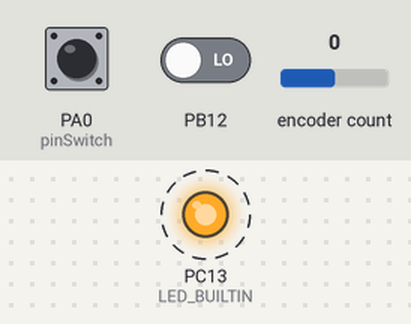
A program run on a simulated STM32 Blue Pill. Parts: output pins drawn as LEDs (lit = HIGH). Dashed ring = blinking. Inputs (shaded band) come from the test bench; at power-on: encoder count 0, PA0 (pinSwitch) LOW, PB12 LOW. What the program prints to the serial monitor is not drawn.

Above: at 1.0 s.
1.4 s: encoder count set to 1
4.4 s: PA0 (pinSwitch) pulled HIGH for 0.15 s
Timing chart, 0 to 13.4 s (numbered marks = the images above; inputs shaded):
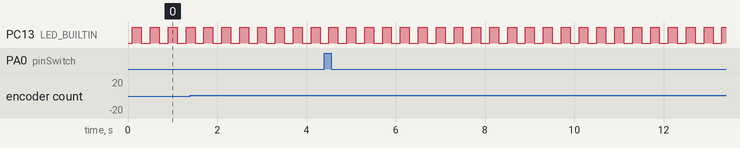

Measured:
- by itself, PC13 (LED_BUILTIN): alternates HIGH for 0.20 s and LOW for 0.20 s

The program:

main.cpp
```cpp
// (licence header left out)
// This example checks the state of the rotary encoder in the loop() function.
// The current position is printed on output when changed.

// Hardware setup:
// Attach a rotary encoder with output pins to PB12 and PB13.
// The common contact should be attached to ground.

#include <RotaryEncoder.h>

// Setup a RoraryEncoder for the following pins:
const int pinClk = PB12;
const int pinData = PB13;
const int pinSwitch = PA0;
RotaryEncoder encoder(pinData, pinClk);

void blink()
{
  encoder.tick(); // just call tick() to check the state.
}

void switchAction()
{
  Serial.printf("Switch: %s\r\n",digitalRead(pinSwitch)? "pressed": "released");
}

void setup()
{
  Serial.begin(115200);
  while(!Serial);
  delay(100);
  pinMode(LED_BUILTIN, OUTPUT);
  Serial.printf("Build %s\r\n", __TIMESTAMP__);

  attachInterrupt(digitalPinToInterrupt(pinClk), blink, CHANGE);
  attachInterrupt(digitalPinToInterrupt(pinData), blink, CHANGE);
  pinMode(pinSwitch, INPUT_PULLDOWN);
  attachInterrupt(digitalPinToInterrupt(pinSwitch), switchAction, CHANGE);

} // setup()

// Read the current position of the encoder and print out when changed.
void loop()
{
  static int pos = 0;

  int newPos = encoder.getPosition();
  if (pos != newPos)
  {
    Serial.print(newPos);
    Serial.println();
    pos = newPos;

   // Just to show, that long lasting procedures don't break the rotary encoder:
    // When newPos is 66 the ouput will freeze, but the turned positions will be recognized even when not polled.
    // The interrupt still works.
    // The output is correct 6.6 seconds later.
    if (newPos == 66)
      delay(6600);
  } // if
    digitalWrite(LED_BUILTIN, digitalRead(LED_BUILTIN) ? 0 : 1);
    delay(200);
 } // loop ()

// The End
```
